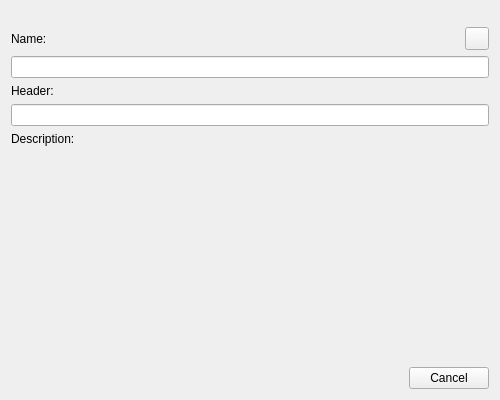
<?xml version="1.0" encoding="UTF-8"?>
<ui version="4.0">
 <class>ScenarioItemDialog</class>
 <widget class="QWidget" name="ScenarioSchemeItemDialog">
  <property name="geometry">
   <rect>
    <x>0</x>
    <y>0</y>
    <width>500</width>
    <height>400</height>
   </rect>
  </property>
  <property name="minimumSize">
   <size>
    <width>500</width>
    <height>400</height>
   </size>
  </property>
  <property name="maximumSize">
   <size>
    <width>500</width>
    <height>400</height>
   </size>
  </property>
  <property name="windowTitle">
   <string>Add scheme item</string>
  </property>
  <layout class="QGridLayout" name="gridLayout">
   <item row="0" column="0" colspan="3">
    <widget class="TabBarExpanded" name="tabs" native="true">
     <property name="minimumSize">
      <size>
       <width>0</width>
       <height>10</height>
      </size>
     </property>
    </widget>
   </item>
   <item row="1" column="2">
    <widget class="ColoredToolButton" name="color">
     <property name="text">
      <string/>
     </property>
     <property name="icon">
      <iconset resource="../../../../scenarist-core/Resources/Resources.qrc">
       <normaloff>:/Graphics/Iconset/square.svg</normaloff>:/Graphics/Iconset/square.svg</iconset>
     </property>
    </widget>
   </item>
   <item row="2" column="0" colspan="3">
    <widget class="QLineEdit" name="name"/>
   </item>
   <item row="5" column="0" colspan="3">
    <widget class="QLabel" name="label_2">
     <property name="text">
      <string>Description:</string>
     </property>
    </widget>
   </item>
   <item row="6" column="0" colspan="3">
    <widget class="SimpleTextEditorWidget" name="description" native="true">
     <property name="sizePolicy">
      <sizepolicy hsizetype="Expanding" vsizetype="Expanding">
       <horstretch>0</horstretch>
       <verstretch>0</verstretch>
      </sizepolicy>
     </property>
    </widget>
   </item>
   <item row="7" column="0" colspan="3">
    <widget class="QDialogButtonBox" name="buttons">
     <property name="standardButtons">
      <set>QDialogButtonBox::Cancel</set>
     </property>
    </widget>
   </item>
   <item row="3" column="0" colspan="3">
    <widget class="QLabel" name="label_4">
     <property name="text">
      <string>Header:</string>
     </property>
    </widget>
   </item>
   <item row="1" column="0" colspan="2">
    <widget class="QLabel" name="label_3">
     <property name="text">
      <string>Name:</string>
     </property>
    </widget>
   </item>
   <item row="4" column="0" colspan="3">
    <widget class="QLineEdit" name="header"/>
   </item>
  </layout>
 </widget>
 <customwidgets>
  <customwidget>
   <class>SimpleTextEditorWidget</class>
   <extends>QWidget</extends>
   <header location="global">3rd_party/Widgets/SimpleTextEditor/SimpleTextEditorWidget.h</header>
   <container>1</container>
  </customwidget>
  <customwidget>
   <class>ColoredToolButton</class>
   <extends>QToolButton</extends>
   <header location="global">3rd_party/Widgets/ColoredToolButton/ColoredToolButton.h</header>
  </customwidget>
  <customwidget>
   <class>TabBarExpanded</class>
   <extends>QWidget</extends>
   <header location="global">3rd_party/Widgets/TabBarExpanded/TabBarExpanded.h</header>
   <container>1</container>
  </customwidget>
 </customwidgets>
 <tabstops>
  <tabstop>color</tabstop>
  <tabstop>name</tabstop>
  <tabstop>header</tabstop>
 </tabstops>
 <resources>
  <include location="../../../../scenarist-core/Resources/Resources.qrc"/>
 </resources>
 <connections/>
</ui>
